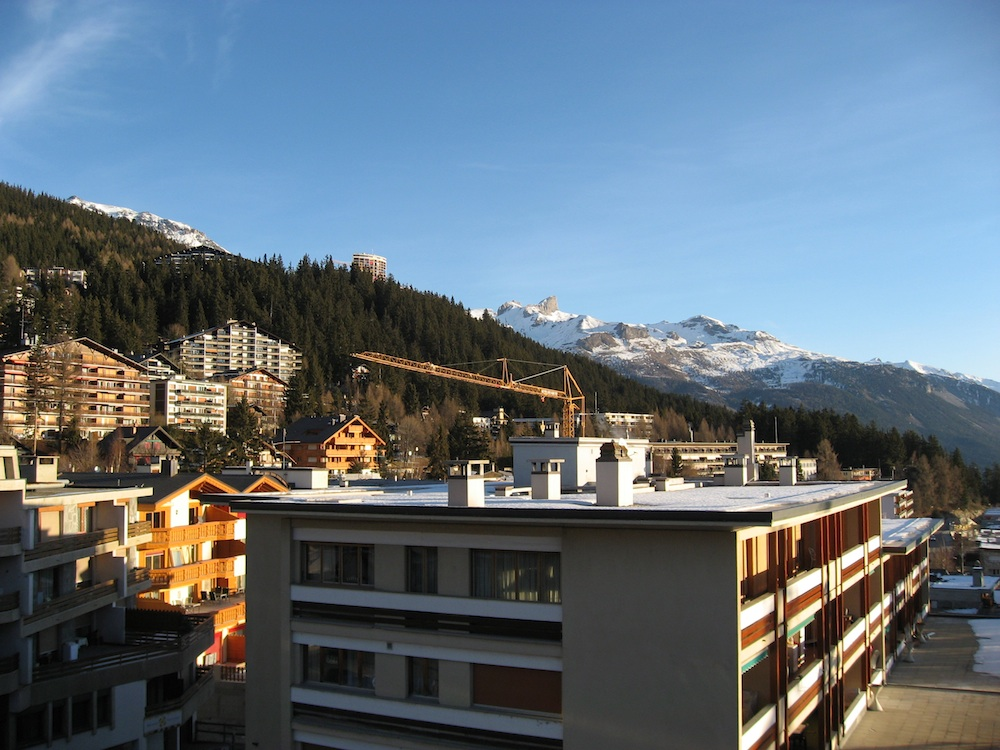
#> input picture DATA/crans_1_small.jpg, 1000 x 750 px
$ python sift_corresponding_points.py
#> lines starting #> are read from the running program, lines starting #| are printed output that depends on the picture
### descriptors/lib/sift.py
from pylab import *


def process_image(image_name, result_name,
  params="--edge-thresh 10 --peak-thresh 5"):
  """ Process an image and save the results in a file. """
  from PIL import Image
  import os

  if image_name[-3:] != 'pgm':
    # create a pgm file
    im = Image.open(image_name).convert('L')
    im.save('tmp.pgm')
    image_name_pgm = 'tmp.pgm'

  cmnd = str("sift " + image_name_pgm + " --output=" + result_name +
              " " + params)
  os.system(cmnd)
  os.remove('tmp.pgm')
  print('processed', image_name, 'to', result_name)


def read_features_from_file(filename):
  """ Read feature properties and return in matrix form. """

  f = loadtxt(filename)
  return f[:, :4], f[:, 4:] # feature locations, descriptors


def write_features_to_file(filename, locs, desc):
  """ Save feature location and descriptor to file. """
  savetxt(filename, hstack((locs, desc)))


# [96 lines left out: functions plot_features, match, match_twosided, appendimages, plot_matches, not called in this run]

### descriptors/sift_corresponding_points.py
from PIL import Image
from pylab import *
from lib import sift


temp_folder = '../temp/'

im_name1 = '../DATA/crans_1_small.jpg'
im_name2 = '../DATA/crans_2_small.jpg'

# im_name1 = '../DATA/sf_view1.jpg'
# im_name2 = '../DATA/sf_view2.jpg'

im1 = array(Image.open(im_name1))#.convert('L'))
#> im1 is the input picture: shape (750, 1000, 3); mean R, G, B 99.5, 113.2, 124.2
im2 = array(Image.open(im_name2))#.convert('L'))
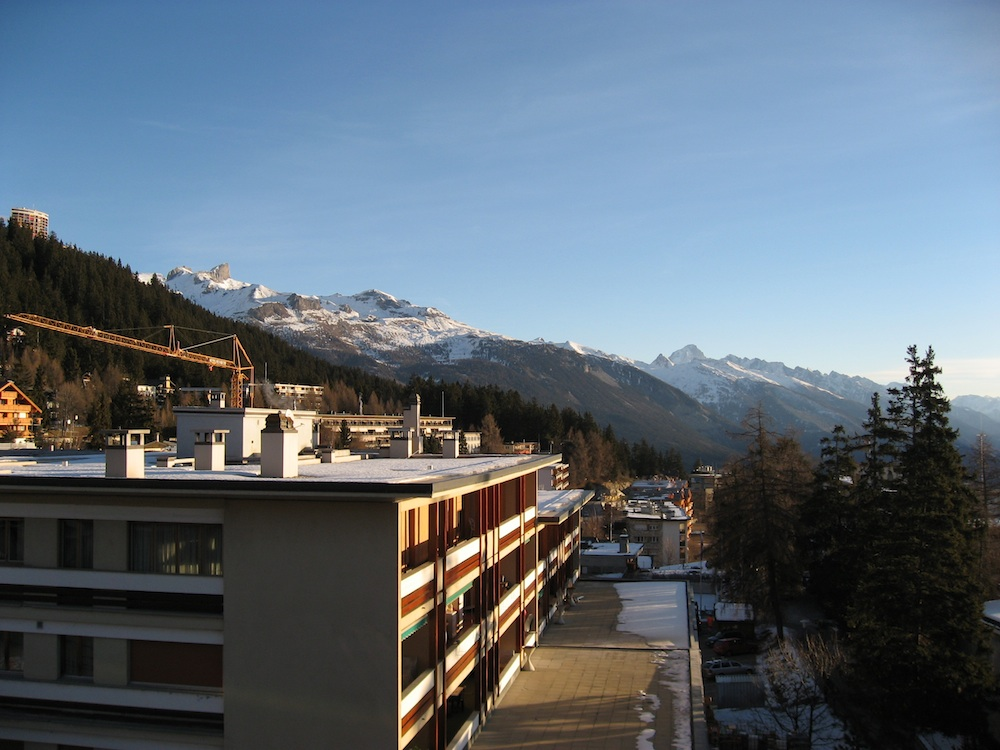
#> input picture DATA/crans_2_small.jpg, 1000 x 750 px
#> im2 is the input picture: shape (750, 1000, 3); mean R, G, B 94.8, 107.3, 118.8

sift_name1 = temp_folder + im_name1.split('/')[-1][:-4] + '.sift'
sift_name2 = temp_folder + im_name2.split('/')[-1][:-4] + '.sift'

sift.process_image(im_name1, sift_name1)
#> in process_image, `im = Image.open(image_name).convert('L')`:
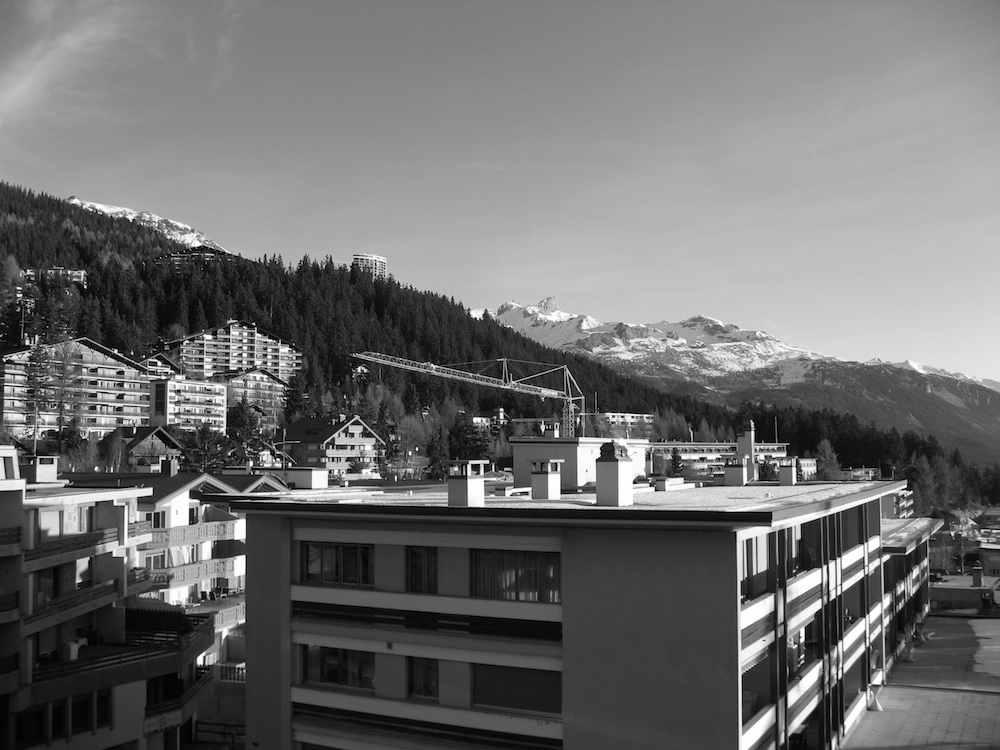
#> im: PIL image 1000x750 L; min 0, max 255, mean 110.3
l1, d1 = sift.read_features_from_file(sift_name1)
#> (the run stopped early here; a loop or call above may not have finished)
